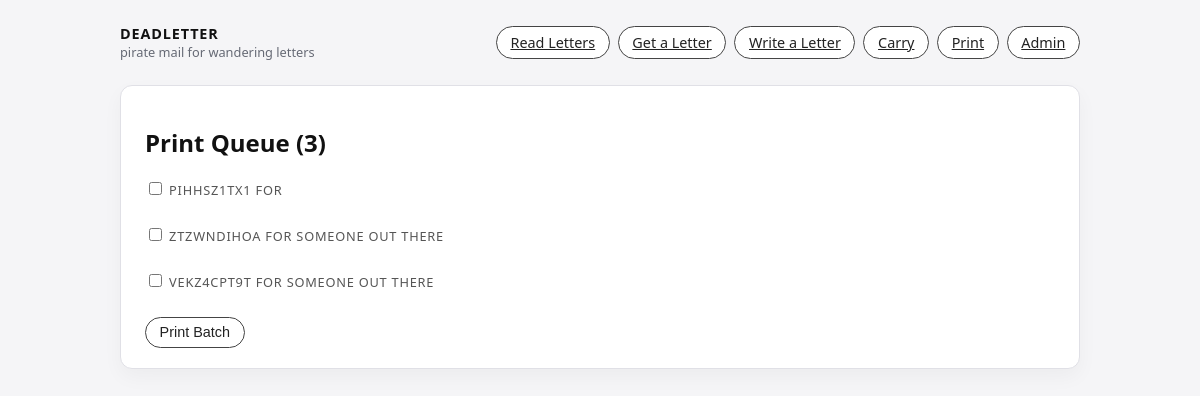
Page /letters/print/queue/ on the committed database.
### letters/models.py (models this page shows, shortened)
class LetterInstance(models.Model):
    concept = models.ForeignKey(
        LetterConcept,
        null=True,
        blank=True,
        on_delete=models.SET_NULL,
        related_name="instances",
    )
    recipient = models.ForeignKey(
        Person,
        null=True,
        blank=True,
        on_delete=models.SET_NULL,
        related_name="letter_instances",
    )
    code = models.CharField(
        max_length=32,
        unique=True,
        default=generate_letter_code,
        help_text="Short ID printed on the letter and encoded in QR.",
    )
    body_text = models.TextField(
        blank=True,
        help_text="Digital text of this specific letter, if written online.",
    )
    current_city = models.CharField(max_length=255, blank=True)
    current_region = models.CharField(max_length=255, blank=True)
    current_state = models.CharField(max_length=255, blank=True)
    current_social_place_name = models.CharField(
        max_length=255,
        blank=True,
        help_text="If the letter is left at a specific place (bar, camp, etc.).",
    )
    status = models.CharField(
        max_length=32,
        choices=[
            ("created", "Created"),
            ("waiting", "Waiting for carrier"),
            ("traveling", "Traveling"),
            ("left", "Left at location"),
            ("delivered", "Delivered"),
            ("archived", "Archived"),
        ],
        default="created",
    )
    is_public = models.BooleanField(
        default=True,
        help_text="If false, hide this letter body from public reading views.",
    )
    created_at = models.DateTimeField(auto_now_add=True)
    created_by = models.ForeignKey(
        settings.AUTH_USER_MODEL,
        null=True,
        blank=True,
        on_delete=models.SET_NULL,
        related_name="letter_instances_created",
    )
    class Meta:
        ordering = ["-created_at"]

### people/models.py (models this page shows, shortened)
class Person(models.Model):
    nickname = models.CharField(max_length=255)
    city = models.CharField(max_length=255, blank=True)
    region = models.CharField(max_length=255, blank=True)
    state = models.CharField(max_length=255, blank=True)
    social_place_name = models.CharField(
        max_length=255,
        blank=True,
        help_text="Bar, camp, venue, event space, etc.",
    )
    write_about = models.TextField(
        blank=True,
        help_text="Short topic or prompt for this person.",
    )
    created_at = models.DateTimeField(auto_now_add=True)
    created_by = models.ForeignKey(
        settings.AUTH_USER_MODEL,
        null=True,
        blank=True,
        on_delete=models.SET_NULL,
        related_name="people_created",
    )
    email = models.EmailField(blank=True)  # <-- ADD THIS
    is_active = models.BooleanField(default=True)
    class Meta:
        ordering = ["-created_at"]

### letters/views.py (the view)
# urls.py: path("print/queue/", views.print_queue, name="print_queue"),
def print_queue(request):
    letters = (
        LetterInstance.objects.filter(is_public=True, hops__isnull=True)
        .select_related("recipient")
        .order_by("-created_at")
    )
    return render(request, "letters/print_queue.html", {"letters": letters})

### templates/letters/print_queue.html (shortened to what this page needs)
{% extends "base.html" %}
{% block content %}
<div class="card">
  <h2>Print Queue ({{ letters.count }})</h2>
  <form method="post" action="{% url 'print_batch' %}">
    {% for letter in letters %}
      <label><input type="checkbox" name="letters" value="{{ letter.pk }}"> {{ letter.code }} for {{ letter.recipient.nickname }}</label><br>
    {% endfor %}
    <button>Print Batch</button>
  </form>
</div>
{% endblock %}

### static/css/base.css (style rules this page uses)
body { margin: 0; font-family: system-ui, -apple-system, BlinkMacSystemFont, "Segoe UI", sans-serif; background: #f5f5f7; color: #111; }
.card { background: #ffffff; border-radius: 12px; border: 1px solid #e0e0e6; padding: 1.25rem 1.5rem; box-shadow: 0 8px 20px rgba(0, 0, 0, 0.04); }
button, .btn { display: inline-flex; align-items: center; justify-content: center; padding: 0.4rem 0.85rem; border-radius: 999px; border: 1px solid #444; background: #fff; color: #222; font-size: 0.9rem; cursor: pointer; }
label { display: block; font-size: 0.8rem; text-transform: uppercase; letter-spacing: 0.06em; color: #555; margin-bottom: 0.25rem; }

### rows in the picture
LetterInstance: code "PIHHSZ1TX1"
LetterInstance: code "ZTZWNDIHOA", recipient.nickname "SOMEONE OUT THERE"
LetterInstance: code "VEKZ4CPT9T", recipient.nickname "SOMEONE OUT THERE"

### other values in the picture
{{ letters.count }} "3"
